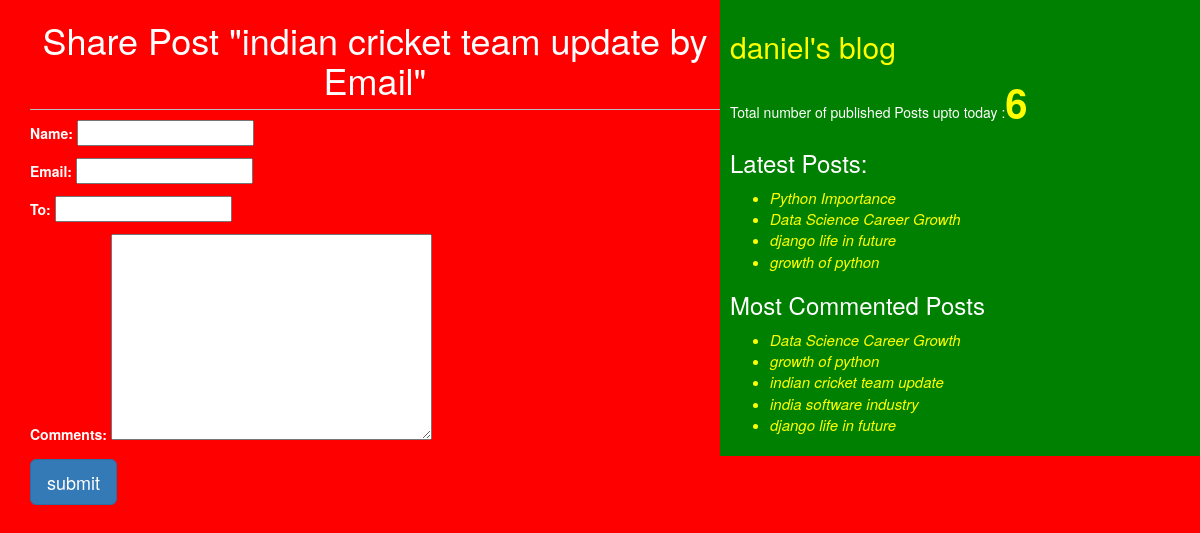
Screenshot of /1/share with the database file from the repository.
### testapp/models.py (models this page shows, shortened)
class Post(models.Model):
    STATUS_CHOICE=(('draft','Draft'),('published','Published'))
    title=models.CharField(max_length=256)
    slug=models.SlugField(max_length=256,unique_for_date='publish')
    author=models.ForeignKey(User,related_name='blog_posts',on_delete=models.CASCADE)
    body=models.TextField()
    publish=models.DateTimeField(default=timezone.now)
    created=models.DateTimeField(auto_now_add=True)
    updated=models.DateTimeField(auto_now=True)
    status=models.CharField(max_length=10,choices=STATUS_CHOICE,default='draft')
    objects=CustomManager()
    tags=TaggableManager()
    class Meta:
        ordering=('-publish',)
    def get_absolute_url(self):
        return reverse('post_detail',args=[self.publish.year,self.publish.strftime('%m'),self.publish.strftime('%d'),self.slug])

### testapp/views.py (the view)
# urls.py: path('<int:id>/share', views.mail_send_view),
def mail_send_view(request,id):
    post=get_object_or_404(Post,id=id,status='published')
    sent=False
    if request.method=='POST':
        form=EmailSendForm(request.POST)
        if form.is_valid():
            cd=form.cleaned_data
            subject='{}({}) recommends you to read"{}"'.format(cd['name'],cd['email'],post.title)
            post_url=request.build_absolute_uri(post.get_absolute_url())
            message='Read Post At: \n {} \n \n{}\'s Comments:\n{}'.format(post_url,cd['name'],cd['comments'])
            send_mail(subject,message,'durga@blog.com',[cd['to']])
            sent=True
    else:
        form=EmailSendForm()
    return render( request,'testapp/sharebymail.html',{'form':form,'post':post,'sent':sent})

### testapp/forms.py
class EmailSendForm(forms.Form):
    name=forms.CharField()
    email=forms.EmailField()
    to=forms.EmailField()
    comments=forms.CharField(required=False,widget=forms.Textarea)

### testapp/models.py (called while the page is built)
    def get_queryset(self):
        return super().get_queryset().filter(status='published')

### testapp/templatetags/blog_tags.py (called while the page is built)
@register.simple_tag
def total_posts():
    return Post.objects.count()

@register.inclusion_tag('testapp/latest_posts123.html')
def show_latest_posts(count=3):
    latest_posts=Post.objects.order_by('-publish')[:count]
    return {'latest_posts':latest_posts}

@register.simple_tag
def get_most_commented_posts(count=5):
    return Post.objects.annotate(total_comments=Count('comments')).order_by('-total_comments')[:count]

### templates/testapp/sharebymail.html (shortened to what this page needs)
{%extends 'testapp/base.html'%}
{%block content%}
  {%if sent%}
    <h1>Email sent Successfully</h1>
    <h2>Post with the title " {{post.title}} information shared by email"</h2>
  {%else%}
    <h1>Share Post "{{post.title}} by Email"</h1>
    <form  method="post">
      {{form.as_p}}
      <input type="submit" class="btn btn-primary btn-lg" value="submit">
    </form>
  {%endif%}
{%endblock%}

### templates/testapp/base.html (shortened to what this page needs)
<!DOCTYPE html>
{%load blog_tags%}
{%load static%}
<html lang="en" dir="ltr">
  <head>
    <link rel="stylesheet" href="https://stackpath.bootstrapcdn.com/bootstrap/3.4.1/css/bootstrap.min.css">
    <link rel="stylesheet" href="{% static "css/blog.css" %}">
  </head>
  <body>
    <div class="content">
      {%block content%}{%endblock%}
    </div>
    <div class="sidebar">
      <h2>daniel's blog</h2>
      <p>Total number of published Posts upto today :<span id='pcount'>{%total_posts%}</span> </p>
      <h3>Latest Posts:</h3><span id='updates'>{%show_latest_posts 4%}</span>
      <h3>Most Commented Posts</h3>
      {%get_most_commented_posts as most_commented_posts%}
      <ul>
        {%for post in most_commented_posts%}
        <li> <a href="{{post.get_absolute_url}}">{{post.title}}</a></li>
        {%endfor%}
      </ul>
    </div>
  </body>
</html>

### templates/testapp/latest_posts123.html
<ul>
  {%for post in latest_posts%}
  <li><a href="{{post.get_absolute_url}}">{{post.title}}</a></li>
  {%endfor%}
</ul>

### static/css/blog.css (style rules this page uses)
.content { width: 60%; float:left; padding: 0 0 0 30px; background: red; }
.sidebar { width:40%; float: right; padding:10px; background: green; }
h1 { text-align: center; border-bottom: 1px solid #bbb; padding-bottom: 10px; }
h2 { color:yellow; }
body { color: white; background-color: red; }
a { color:yellow; font-size: 15px; font-style: italic; }
#pcount { font-size:40px; color:yellow; font-weight: bold; }
li { color:yellow; }
input { color: black; }
textarea { color:black }

### rows the page displays
Post: title "indian cricket team update"
Post: title "Python Importance"
Post: title "Data Science Career Growth"
Post: title "django life in future"
Post: title "growth of python"
Post: title "india software industry"
